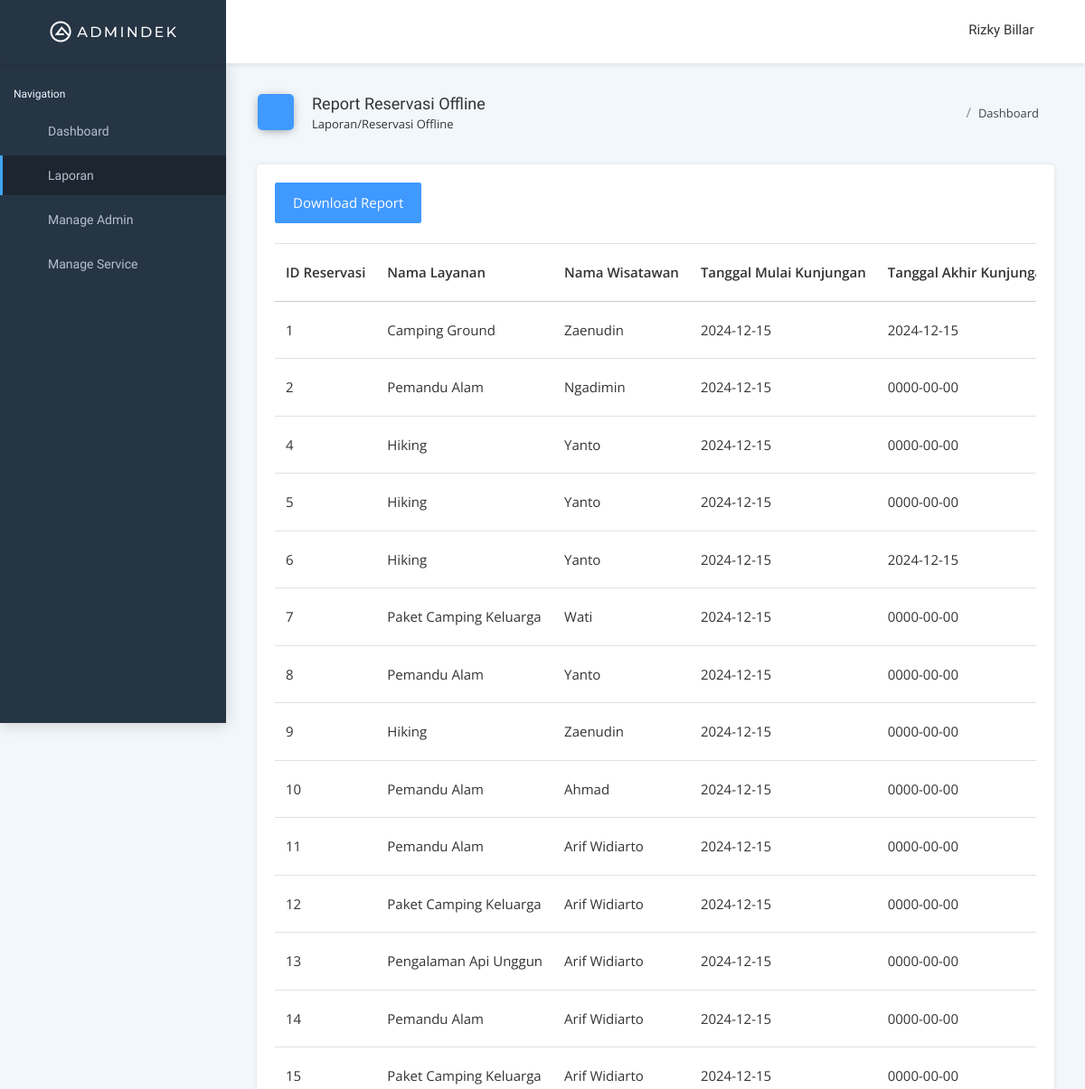
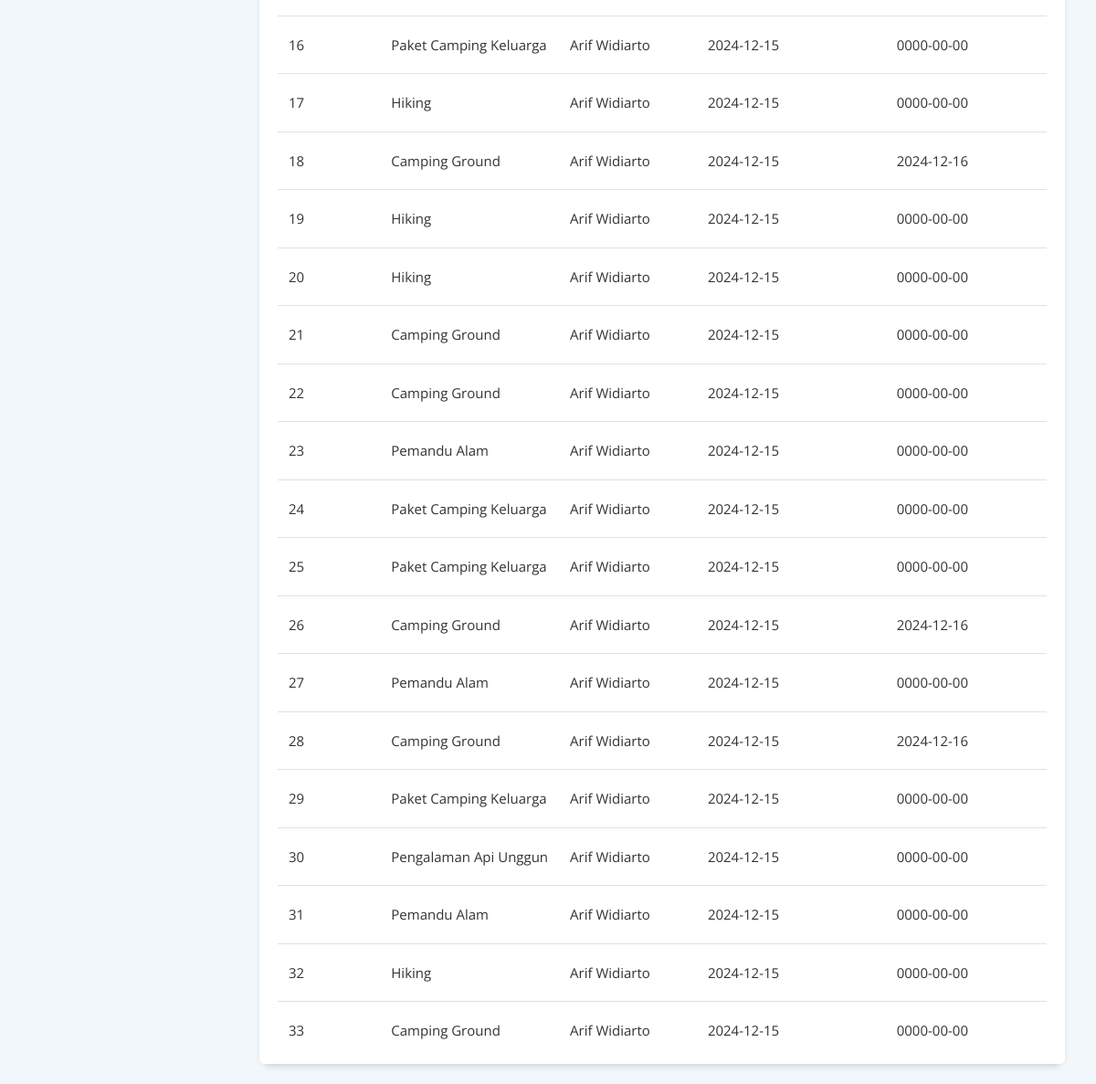
Screenshot of /campground/crm/manager/reservasioffline.php (signed in) with the database file from the repository (2 pictures, top to bottom).
### tables this page shows
CREATE TABLE `tb_manager` (
  `id_manager` int(11) NOT NULL,
  `name_manager` varchar(50) NOT NULL,
  `email_manager` varchar(50) NOT NULL,
  `phone_number_manager` varchar(15) NOT NULL,
  `password_manager` text NOT NULL
);

CREATE TABLE `tb_offline_reservaion` (
  `id_offline_reservation` int(11) NOT NULL,
  `id_offline_tourist` int(11) NOT NULL,
  `id_services` int(11) NOT NULL,
  `visit_start_date` date NOT NULL,
  `visit_end_date` date NOT NULL,
  `id_status` int(11) NOT NULL
);

CREATE TABLE `tb_services` (
  `id_services` int(11) NOT NULL,
  `name_services` varchar(50) NOT NULL,
  `desc_services` text NOT NULL,
  `price_services` float NOT NULL
);

CREATE TABLE `tb_offline_tourist` (
  `id_off_tourist` int(11) NOT NULL,
  `name_off_tourist` varchar(50) NOT NULL,
  `phoneno_off_tourist` varchar(20) NOT NULL,
  `nik_tourist` varchar(16) NOT NULL
);

### campground/crm/manager/reservasioffline.php (the view, shortened to what this page needs)
<?php
include '../db_connection.php';
$user_id = $_SESSION['user_id'];
$query = "SELECT name_manager FROM tb_manager WHERE id_manager = ?";
$stmt = $conn->prepare($query);
$stmt->bind_param("i", $user_id);
$stmt->execute();
$result = $stmt->get_result();
if ($result->num_rows > 0) {
    $user = $result->fetch_assoc();
    $username = $user['name_manager'];
} else {
    $username = "User not found";
}
$query_reservations = "
    SELECT
        tbrv.id_offline_reservation,
        tbs.name_services,
        tbt.name_off_tourist,
        tbrv.visit_start_date,
        tbrv.visit_end_date
    FROM
        tb_offline_reservaion tbrv
    JOIN
        tb_offline_tourist tbt ON tbt.id_off_tourist = tbrv.id_offline_tourist
    JOIN
        tb_services tbs ON tbs.id_services = tbrv.id_services
    GROUP BY
        tbrv.id_offline_reservation ASC;
";
$result_reservations = $conn->query($query_reservations);
?>
<!DOCTYPE html>
<html lang="en">
<head>
    <link rel="stylesheet" type="text/css" href="css/bootstrap.min.css">
    <link rel="stylesheet" href="css/waves.min.css" type="text/css" media="all">
    <link rel="stylesheet" type="text/css" href="css/feather.css">
    <link rel="stylesheet" type="text/css" href="css/font-awesome-n.min.css">
    <link rel="stylesheet" href="css/chartist.css" type="text/css" media="all">
    <link rel="stylesheet" type="text/css" href="css/style.css">
    <link rel="stylesheet" type="text/css" href="css/widget.css">
</head>
<body>
    <div id="pcoded" class="pcoded">
        <div class="pcoded-container navbar-wrapper">
            <nav class="navbar header-navbar pcoded-header">
                <div class="navbar-wrapper">
                    <div class="navbar-logo">
                        <a href="index.php">
                            <img class="img-fluid" src="png/logo.png" alt="Theme-Logo" />
                        </a>
                        <a class="mobile-menu" id="mobile-collapse" href="#!">
                            <i class="feather icon-menu icon-toggle-right"></i>
                        </a>
                    </div>
                    <div class="navbar-container container-fluid">
                        <ul class="nav-left">
                            <li>
                                <a href="#!"
                                    onclick="if (!window.__cfRLUnblockHandlers) return false; javascript:toggleFullScreen()"
                                    class="waves-effect waves-light" data-cf-modified-d2d1d6e2f87cbebdf4013b26-="">
                                    <i class="full-screen feather icon-maximize"></i>
                                </a>
                            </li>
                        </ul>
                        <ul class="nav-right">
                            <li class="user-profile header-notification">
                                <div class="dropdown-primary dropdown">
                                    <div class="dropdown-toggle" data-toggle="dropdown">
                                        <span><?php echo $username; ?></span>
                                        <i class="feather icon-chevron-down"></i>
                                    </div>
                                </div>
                            </li>
                        </ul>
                    </div>
                </div>
            </nav>
            <div class="pcoded-main-container">
                <div class="pcoded-wrapper">
                    <nav class="pcoded-navbar">
                        <div class="nav-list">
                            <div class="pcoded-inner-navbar main-menu">
                                <div class="pcoded-navigation-label">Navigation</div>
                                <ul class="pcoded-item pcoded-left-item">
                                    <li class="pcoded-hasmenu">
                                        <a href="index.php" class="waves-effect waves-dark">
                                            <span class="pcoded-micon"><i class="feather icon-home"></i></span>
                                            <span class="pcoded-mtext">Dashboard</span>
                                        </a>
                                    </li>
                                    <li class="pcoded-hasmenu active">
                                        <a href="javascript:void(0)" class="waves-effect waves-dark">
                                            <span class="pcoded-micon"><i class="feather icon-sidebar"></i></span>
                                            <span class="pcoded-mtext">Laporan</span>
                                        </a>
                                    <li class="pcoded-hasmenu">
                                        <a href="manageadmin.php" class="waves-effect waves-dark">
                                            <span class="pcoded-micon"><i class="feather icon-command"></i></span>
                                            <span class="pcoded-mtext">Manage Admin</span>
                                        </a>
                                    </li>
                                    <li class="pcoded-hasmenu">
                                        <a href="manageservice.php" class="waves-effect waves-dark">
                                            <span class="pcoded-micon"><i class="feather icon-command"></i></span>
                                            <span class="pcoded-mtext">Manage Service</span>
                                        </a>
                                    </li>
                            </div>
                        </div>
                    </nav>
                    <div class="pcoded-content">
                        <div class="page-header card">
                            <div class="row align-items-end">
                                <div class="col-lg-8">
                                    <div class="page-header-title">
                                        <i class="feather icon-home bg-c-blue"></i>
                                        <div class="d-inline">
                                            <h5>Report Reservasi Offline</h5>
                                            <span>Laporan/Reservasi Offline</span>
                                        </div>
                                    </div>
                                </div>
                                <div class="col-lg-4">
                                    <div class="page-header-breadcrumb">
                                        <ul class=" breadcrumb breadcrumb-title">
                                            <li class="breadcrumb-item">
                                                <a href="index.php"><i class="feather icon-home"></i></a>
                                            </li>
                                            <li class="breadcrumb-item"><a href="#!">Dashboard</a> </li>
                                        </ul>
                                    </div>
                                </div>
                            </div>
                        </div>
                        <div class="pcoded-inner-content">
                            <div class="main-body">
                                <div class="page-wrapper">
                                    <div class="page-body">
                                        <div class="row">
                                            <div class="col-xl-12">
                                                <div class="card proj-progress-card">
                                                <div class="card-block p-b-0">
                                                <a href="generate_pdf_reservasi_offline.php" class="btn btn-primary">Download Report</a>
                                                <br></br>
                                                    <div class="table-responsive">
                                                    <table class="table table-hover m-b-0">
                                                        <thead>
                                                            <tr>
                                                                <th>ID Reservasi</th>
                                                                <th>Nama Layanan</th>
                                                                <th>Nama Wisatawan</th>
                                                                <th>Tanggal Mulai Kunjungan</th>
                                                                <th>Tanggal Akhir Kunjungan</th>
                                                            </tr>
                                                        </thead>
                                                        <tbody>
                                                            <?php
                                                            if ($result_reservations->num_rows > 0) {
                                                                while ($row = $result_reservations->fetch_assoc()) {
                                                                    echo '<tr>';
                                                                    echo '<td>' . $row['id_offline_reservation'] . '</td>';
                                                                    echo '<td>' . $row['name_services'] . '</td>';
                                                                    echo '<td>' . $row['name_off_tourist'] . '</td>';
                                                                    echo '<td>' . $row['visit_start_date'] . '</td>';
                                                                    echo '<td>' . $row['visit_end_date'] . '</td>';
                                                                    echo '</tr>';
                                                                }
                                                            } else {
                                                                echo '<tr><td colspan="5">No reservations available.</td></tr>';
                                                            }
                                                            ?>
                                                        </tbody>
                                                    </table>
                                                    </div>
                                                </div>
                                                </div>
                                            </div>
                                        </div>
                                    </div>
                                </div>
                            </div>
                        </div>
                    </div>
                </div>
            </div>
        </div>
    </div>
</body>
</html>

### campground/crm/manager/css/feather.css (style rules this page uses)
.feather { font-family:feather!important;speak:none;font-style:normal;font-weight:400;font-variant:normal;text-transform:none;line-height:1;-webkit-font-smoothing:antialiased;-moz-osx-font-smoothing:grayscale }
.icon-chevron-down:before { content:"\e842" }
.icon-home:before { content:"\e87a" }
.icon-menu:before { content:"\e88f" }
.icon-sidebar:before { content:"\e8c6" }
.icon-toggle-right:before { content:"\e8d9" }
.icon-command:before { content:"\e8fb" }
.icon-maximize:before { content:"\e908" }

### rows the page displays
tb_manager: name_manager "Rizky Billar"
tb_offline_reservaion: id_offline_reservation "1", id_services.name_services "Camping Ground", id_offline_tourist.name_off_tourist "Zaenudin", visit_start_date "2024-12-15", visit_end_date "2024-12-15"
tb_offline_reservaion: id_offline_reservation "2", id_services.name_services "Pemandu Alam", id_offline_tourist.name_off_tourist "Ngadimin", visit_start_date "2024-12-15", visit_end_date "0000-00-00"
tb_offline_reservaion: id_offline_reservation "4", id_services.name_services "Hiking", id_offline_tourist.name_off_tourist "Yanto", visit_start_date "2024-12-15", visit_end_date "0000-00-00"
tb_offline_reservaion: id_offline_reservation "5", id_services.name_services "Hiking", id_offline_tourist.name_off_tourist "Yanto", visit_start_date "2024-12-15", visit_end_date "0000-00-00"
tb_offline_reservaion: id_offline_reservation "6", id_services.name_services "Hiking", id_offline_tourist.name_off_tourist "Yanto", visit_start_date "2024-12-15", visit_end_date "2024-12-15"
tb_offline_reservaion: id_offline_reservation "7", id_services.name_services "Paket Camping Keluarga", id_offline_tourist.name_off_tourist "Wati", visit_start_date "2024-12-15", visit_end_date "0000-00-00"
tb_offline_reservaion: id_offline_reservation "8", id_services.name_services "Pemandu Alam", id_offline_tourist.name_off_tourist "Yanto", visit_start_date "2024-12-15", visit_end_date "0000-00-00"
tb_offline_reservaion: id_offline_reservation "9", id_services.name_services "Hiking", id_offline_tourist.name_off_tourist "Zaenudin", visit_start_date "2024-12-15", visit_end_date "0000-00-00"
tb_offline_reservaion: id_offline_reservation "10", id_services.name_services "Pemandu Alam", id_offline_tourist.name_off_tourist "Ahmad", visit_start_date "2024-12-15", visit_end_date "0000-00-00"
tb_offline_reservaion: id_offline_reservation "11", id_services.name_services "Pemandu Alam", id_offline_tourist.name_off_tourist "Arif Widiarto", visit_start_date "2024-12-15", visit_end_date "0000-00-00"
tb_offline_reservaion: id_offline_reservation "12", id_services.name_services "Paket Camping Keluarga", id_offline_tourist.name_off_tourist "Arif Widiarto", visit_start_date "2024-12-15", visit_end_date "0000-00-00"
tb_offline_reservaion: id_offline_reservation "13", id_services.name_services "Pengalaman Api Unggun", id_offline_tourist.name_off_tourist "Arif Widiarto", visit_start_date "2024-12-15", visit_end_date "0000-00-00"
tb_offline_reservaion: id_offline_reservation "14", id_services.name_services "Pemandu Alam", id_offline_tourist.name_off_tourist "Arif Widiarto", visit_start_date "2024-12-15", visit_end_date "0000-00-00"
tb_offline_reservaion: id_offline_reservation "15", id_services.name_services "Paket Camping Keluarga", id_offline_tourist.name_off_tourist "Arif Widiarto", visit_start_date "2024-12-15", visit_end_date "0000-00-00"
tb_offline_reservaion: id_offline_reservation "16", id_services.name_services "Paket Camping Keluarga", id_offline_tourist.name_off_tourist "Arif Widiarto", visit_start_date "2024-12-15", visit_end_date "0000-00-00"
tb_offline_reservaion: id_offline_reservation "17", id_services.name_services "Hiking", id_offline_tourist.name_off_tourist "Arif Widiarto", visit_start_date "2024-12-15", visit_end_date "0000-00-00"
tb_offline_reservaion: id_offline_reservation "18", id_services.name_services "Camping Ground", id_offline_tourist.name_off_tourist "Arif Widiarto", visit_start_date "2024-12-15", visit_end_date "2024-12-16"
tb_offline_reservaion: id_offline_reservation "19", id_services.name_services "Hiking", id_offline_tourist.name_off_tourist "Arif Widiarto", visit_start_date "2024-12-15", visit_end_date "0000-00-00"
tb_offline_reservaion: id_offline_reservation "20", id_services.name_services "Hiking", id_offline_tourist.name_off_tourist "Arif Widiarto", visit_start_date "2024-12-15", visit_end_date "0000-00-00"
tb_offline_reservaion: id_offline_reservation "21", id_services.name_services "Camping Ground", id_offline_tourist.name_off_tourist "Arif Widiarto", visit_start_date "2024-12-15", visit_end_date "0000-00-00"
tb_offline_reservaion: id_offline_reservation "22", id_services.name_services "Camping Ground", id_offline_tourist.name_off_tourist "Arif Widiarto", visit_start_date "2024-12-15", visit_end_date "0000-00-00"
tb_offline_reservaion: id_offline_reservation "23", id_services.name_services "Pemandu Alam", id_offline_tourist.name_off_tourist "Arif Widiarto", visit_start_date "2024-12-15", visit_end_date "0000-00-00"
tb_offline_reservaion: id_offline_reservation "24", id_services.name_services "Paket Camping Keluarga", id_offline_tourist.name_off_tourist "Arif Widiarto", visit_start_date "2024-12-15", visit_end_date "0000-00-00"
tb_offline_reservaion: id_offline_reservation "25", id_services.name_services "Paket Camping Keluarga", id_offline_tourist.name_off_tourist "Arif Widiarto", visit_start_date "2024-12-15", visit_end_date "0000-00-00"
tb_offline_reservaion: id_offline_reservation "26", id_services.name_services "Camping Ground", id_offline_tourist.name_off_tourist "Arif Widiarto", visit_start_date "2024-12-15", visit_end_date "2024-12-16"
tb_offline_reservaion: id_offline_reservation "27", id_services.name_services "Pemandu Alam", id_offline_tourist.name_off_tourist "Arif Widiarto", visit_start_date "2024-12-15", visit_end_date "0000-00-00"
tb_offline_reservaion: id_offline_reservation "28", id_services.name_services "Camping Ground", id_offline_tourist.name_off_tourist "Arif Widiarto", visit_start_date "2024-12-15", visit_end_date "2024-12-16"
tb_offline_reservaion: id_offline_reservation "29", id_services.name_services "Paket Camping Keluarga", id_offline_tourist.name_off_tourist "Arif Widiarto", visit_start_date "2024-12-15", visit_end_date "0000-00-00"
tb_offline_reservaion: id_offline_reservation "30", id_services.name_services "Pengalaman Api Unggun", id_offline_tourist.name_off_tourist "Arif Widiarto", visit_start_date "2024-12-15", visit_end_date "0000-00-00"
tb_offline_reservaion: id_offline_reservation "31", id_services.name_services "Pemandu Alam", id_offline_tourist.name_off_tourist "Arif Widiarto", visit_start_date "2024-12-15", visit_end_date "0000-00-00"
tb_offline_reservaion: id_offline_reservation "32", id_services.name_services "Hiking", id_offline_tourist.name_off_tourist "Arif Widiarto", visit_start_date "2024-12-15", visit_end_date "0000-00-00"
tb_offline_reservaion: id_offline_reservation "33", id_services.name_services "Camping Ground", id_offline_tourist.name_off_tourist "Arif Widiarto", visit_start_date "2024-12-15", visit_end_date "0000-00-00"
